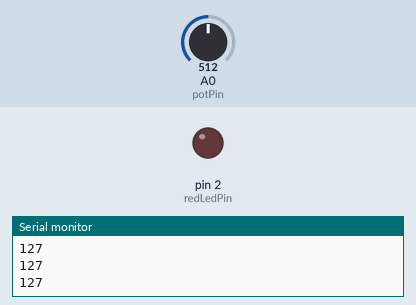
Bench run of a sketch on a simulated Arduino Uno, built with avr-gcc and run on an emulated ATmega328P. On the bench: output pins drawn as LEDs (lit = HIGH), the last lines printed to the serial monitor. The inputs (shaded band) are chosen by the test bench; at power-on: A0 (potPin) = 512.

Above: at 1.2 s.
1.3 s: A0 (potPin) set to 526
At 2.0 s:
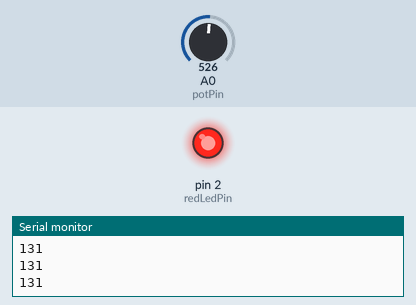
2.8 s: A0 (potPin) set to 511
At 3.2 s:
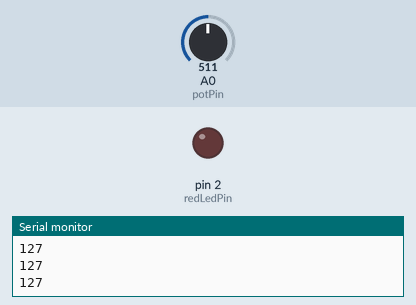
4.3 s: A0 (potPin) set to 716
At 5.5 s:
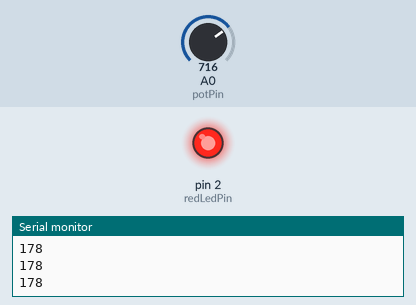
Timing chart, 0 to 7.3 s (numbered marks = the images above; inputs shaded):
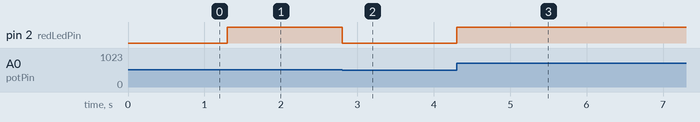

Measured:
- the behaviour switches between 513 and 514 on A0 (potPin) (found by bisection; images 0 and 1)
- after the input at 1.3 s, pin 2 (redLedPin): LOW → HIGH at once
- after the input at 2.8 s, pin 2 (redLedPin): HIGH → LOW at once
- after the input at 4.3 s, pin 2 (redLedPin): LOW → HIGH at once

The sketch:

Program.ino
```cpp
// Using Arduino To Create Dimmable Led

/*
>>>>
>>>>
>>>>
>>>>
>>>>
>>>>
*/

int potPin = A0;
int redLedPin = 2;
int readValue;
int writeValue;

void setup()
{
    pinMode(potPin, INPUT);
    pinMode(redLedPin, OUTPUT);
    Serial.begin(9600);
}

void loop()
{
    readValue = analogRead(potPin);
    writeValue = (255.0 / 1023.0) * readValue;
    analogWrite(redLedPin, writeValue);
    Serial.println(writeValue);
}
```
